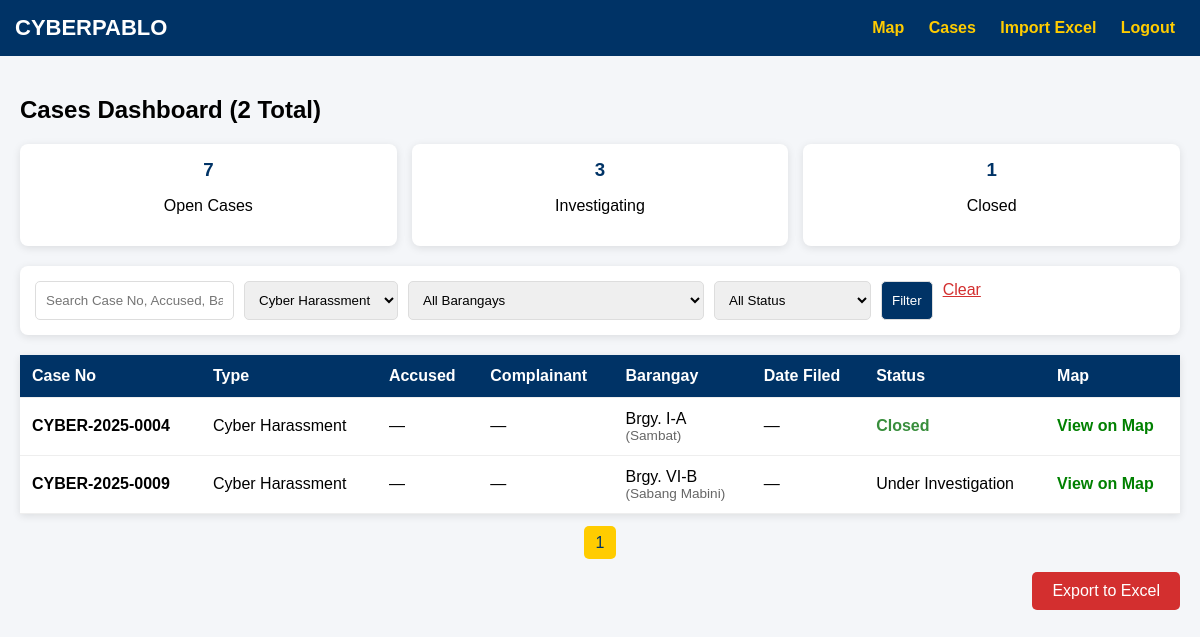
The page /pages/cases.php?type=Cyber Harassment (signed in) on the database its author committed.
### tables this page shows
CREATE TABLE `incidents` (
  `id` int(11) NOT NULL,
  `case_no` varchar(30) NOT NULL,
  `incident_type` enum('Phishing','Online Fraud','Identity Theft','Cyber Harassment','Others') NOT NULL,
  `barangay` varchar(50) NOT NULL,
  `lat` decimal(9,6) NOT NULL,
  `lng` decimal(9,6) NOT NULL,
  `incident_date` date NOT NULL,
  `modus_operandi` text DEFAULT NULL,
  `hashed_victim_id` varchar(64) DEFAULT NULL,
  `status` enum('Open','Under Investigation','Closed') DEFAULT 'Open',
  `created_at` datetime DEFAULT current_timestamp(),
  `updated_at` datetime DEFAULT current_timestamp() ON UPDATE current_timestamp(),
  `branch` varchar(100) DEFAULT NULL,
  `accused` text DEFAULT NULL,
  `accused_address` text DEFAULT NULL,
  `accused_contact` varchar(20) DEFAULT NULL,
  `complainant` text DEFAULT NULL,
  `complainant_address` text DEFAULT NULL,
  `complainant_contact` varchar(20) DEFAULT NULL,
  `nps_docket` varchar(50) DEFAULT NULL,
  `offense_crime` varchar(255) DEFAULT NULL,
  `date_committed` datetime DEFAULT NULL,
  `date_filed` date DEFAULT NULL,
  `bail_recommended` decimal(12,2) DEFAULT NULL,
  `prosecutor` varchar(100) DEFAULT NULL,
  `received_by` varchar(100) DEFAULT NULL,
  `received_date` datetime DEFAULT NULL,
  `returned_to` varchar(100) DEFAULT NULL,
  `returned_date` datetime DEFAULT NULL
);

CREATE TABLE `barangays` (
  `id` int(11) NOT NULL,
  `official_name` varchar(100) NOT NULL,
  `alt_name` varchar(100) DEFAULT NULL,
  `lat` decimal(9,6) NOT NULL,
  `lng` decimal(9,6) NOT NULL
);

### pages/cases.php (the view, shortened to what this page needs)
<?php
require_once 'config/connection.php';
$search = trim($_GET['search'] ?? '');
$type = $_GET['type'] ?? '';
$barangay = $_GET['barangay'] ?? '';
$status = $_GET['status'] ?? '';
$page = max(1, (int)($_GET['page'] ?? 1));
$limit = 25;
$offset = ($page - 1) * $limit;
$sql = "SELECT i.*, b.lat, b.lng, b.official_name, b.alt_name
        FROM incidents i
        LEFT JOIN barangays b ON (
            i.barangay = b.official_name OR
            i.barangay = b.alt_name OR
            i.barangay = REPLACE(b.official_name, 'Brgy. ', '') OR
            i.barangay = REPLACE(b.alt_name, 'Brgy. ', '')
        )
        WHERE 1=1";
$params = []; $types = "";
if ($type) { $sql .= " AND i.incident_type = ?"; $params[] = $type; $types .= "s"; }
$count_sql = preg_replace('/SELECT i\.\*, b\.lat, b\.lng, b\.official_name, b\.alt_name/', 'SELECT COUNT(*)', $sql);
$count_stmt = $conn->prepare($count_sql);
if ($params) $count_stmt->bind_param($types, ...$params);
$count_stmt->execute();
$total = $count_stmt->get_result()->fetch_row()[0];
$pages = ceil($total / $limit);
$sql .= " ORDER BY i.incident_date DESC LIMIT ? OFFSET ?";
$params[] = $limit; $params[] = $offset; $types .= "ii";
$stmt = $conn->prepare($sql);
$stmt->bind_param($types, ...$params);
$stmt->execute();
$result = $stmt->get_result();
?>
<!DOCTYPE html>
<html>
<head>
    <link rel="stylesheet" href="https://unpkg.com/leaflet@1.9.4/dist/leaflet.css" />
</head>
<body>
    <div class="header">
        <h1>CYBERPABLO</h1>
        <div class="nav">
            <a href="dashboard.php">Map</a>
            <a href="cases.php">Cases</a>
            <?php if ($_SESSION['role'] === 'admin'): ?>
                <a href="import_excel.php">Import Excel</a>
            <?php endif; ?>
            <a href="logout.php">Logout</a>
        </div>
    </div>
    <div class="container">
        <h2>Cases Dashboard (<?= $total ?> Total)</h2>
        <div class="stats">
            <div class="stat-box">
                <h3><?= $conn->query("SELECT COUNT(*) FROM incidents WHERE status='Open'")->fetch_row()[0] ?></h3>
                <p>Open Cases</p>
            </div>
            <div class="stat-box">
                <h3><?= $conn->query("SELECT COUNT(*) FROM incidents WHERE status='Under Investigation'")->fetch_row()[0] ?></h3>
                <p>Investigating</p>
            </div>
            <div class="stat-box">
                <h3><?= $conn->query("SELECT COUNT(*) FROM incidents WHERE status='Closed'")->fetch_row()[0] ?></h3>
                <p>Closed</p>
            </div>
        </div>
        <div class="filters">
            <form method="GET" style="display: flex; gap: 10px; flex: 1;">
                <input type="text" name="search" placeholder="Search Case No, Accused, Barangay..." value="<?= htmlspecialchars($search) ?>">
                <select name="type">
                    <option value="Cyber Harassment" <?= $type=='Cyber Harassment'?'selected':'' ?>>Cyber Harassment</option>
                </select>
                <select name="barangay">
                    <option value="">All Barangays</option>
                </select>
                <select name="status">
                    <option value="">All Status</option>
                </select>
                <button type="submit">Filter</button>
                <a href="cases.php" style="color:#d32f2f;">Clear</a>
            </form>
        </div>
        <table>
            <tr>
                <th>Case No</th>
                <th>Type</th>
                <th>Accused</th>
                <th>Complainant</th>
                <th>Barangay</th>
                <th>Date Filed</th>
                <th>Status</th>
                <th>Map</th>
            </tr>
            <?php while ($row = $result->fetch_assoc()): ?>
            <tr onclick="showOnMap(<?= $row['lat'] ?? 14.0702 ?>, <?= $row['lng'] ?? 121.3256 ?>, '<?= addslashes($row['case_no']) ?>')">
                <td><strong><?= $row['case_no'] ?></strong></td>
                <td><?= $row['incident_type'] ?></td>
                <td><?= htmlspecialchars($row['accused'] ?? '—') ?></td>
                <td><?= htmlspecialchars($row['complainant'] ?? '—') ?></td>
                <td>
                    <?= htmlspecialchars($row['official_name'] ?? $row['barangay']) ?>
                    <?php if ($row['alt_name'] && $row['official_name']): ?>
                        <div class="alt-name">(<?= $row['alt_name'] ?>)</div>
                    <?php endif; ?>
                </td>
                <td><?= $row['date_filed'] ? date('M d, Y', strtotime($row['date_filed'])) : '—' ?></td>
                <td>
                    <span class="status-<?= strtolower(str_replace(' ', '-', $row['status'])) ?>">
                        <?= $row['status'] ?>
                    </span>
                </td>
                <td>
                    <?php if ($row['lat'] && $row['lng']): ?>
                        <a href="dashboard.php?lat=<?= $row['lat'] ?>&lng=<?= $row['lng'] ?>&case=<?= urlencode($row['case_no']) ?>"
                           style="color:green; text-decoration:none; font-weight:bold;">
                            View on Map
                        </a>
                    <?php else: ?>
                        <span style="color:orange;">No GPS</span>
                    <?php endif; ?>
                </td>
            </tr>
            <?php endwhile; ?>
        </table>
        <div class="pagination">
            <?php for ($i = 1; $i <= $pages; $i++): ?>
                <a href="?page=<?= $i ?>&search=<?= urlencode($search) ?>&type=<?= $type ?>&barangay=<?= $barangay ?>&status=<?= $status ?>"
                   class="<?= $i==$page?'active':'' ?>"><?= $i ?></a>
            <?php endfor; ?>
        </div>
        <a href="export_cases.php" class="export">Export to Excel</a>
    </div>
</body>
</html>

### pages/cases.php (style rules this page uses)
body { margin: 0; font-family: Arial; background: #f4f6f9; }
.header { background: #003366; color: white; padding: 15px; display: flex; justify-content: space-between; align-items: center; }
.header h1 { margin: 0; font-size: 22px; }
.nav a { color: #ffcc00; margin: 0 10px; text-decoration: none; font-weight: bold; }
.container { padding: 20px; }
.stats { display: flex; gap: 15px; margin-bottom: 20px; }
.stat-box { background: white; padding: 15px; border-radius: 8px; box-shadow: 0 2px 8px rgba(0,0,0,0.1); flex: 1; text-align: center; }
.stat-box h3 { margin: 0; color: #003366; }
.filters { background: white; padding: 15px; border-radius: 8px; margin-bottom: 20px; box-shadow: 0 2px 8px rgba(0,0,0,0.1); display: flex; gap: 10px; flex-wrap: wrap; align-items: center; }
.filters input, .filters select, .filters button { padding: 10px; border: 1px solid #ddd; border-radius: 5px; }
.filters button { background: #003366; color: white; cursor: pointer; }
table { width: 100%; border-collapse: collapse; background: white; box-shadow: 0 2px 8px rgba(0,0,0,0.1); }
th, td { padding: 12px; text-align: left; border-bottom: 1px solid #eee; }
th { background: #003366; color: white; }
.status-closed { color: #388e3c; font-weight: bold; }
.pagination { text-align: center; margin: 20px 0; }
.pagination a { margin: 0 5px; padding: 8px 12px; background: #003366; color: white; text-decoration: none; border-radius: 5px; }
.pagination a.active { background: #ffcc00; color: #003366; }
.export { background: #d32f2f; color: white; padding: 10px 20px; border-radius: 5px; text-decoration: none; float: right; }
.alt-name { font-size: 0.85em; color: #666; }

### rows shown on the page
incidents: case_no "CYBER-2025-0004", incident_type "Cyber Harassment", accused "—", complainant "—", barangays.official_name "Brgy. I-A", barangays.alt_name "Sambat", status "Closed"
incidents: case_no "CYBER-2025-0009", incident_type "Cyber Harassment", accused "—", complainant "—", barangays.official_name "Brgy. VI-B", barangays.alt_name "Sabang Mabini", status "Under Investigation"

### other values the page prints
$total "2"
